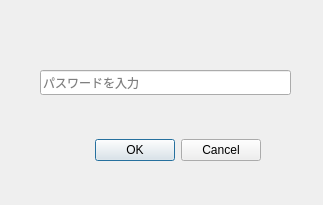
<?xml version="1.0" encoding="UTF-8"?>
<ui version="4.0">
 <class>Dialog_dec_pass</class>
 <widget class="QDialog" name="Dialog_dec_pass">
  <property name="geometry">
   <rect>
    <x>0</x>
    <y>0</y>
    <width>323</width>
    <height>205</height>
   </rect>
  </property>
  <property name="windowTitle">
   <string>Dialog</string>
  </property>
  <widget class="QDialogButtonBox" name="buttonBox">
   <property name="geometry">
    <rect>
     <x>40</x>
     <y>130</y>
     <width>221</width>
     <height>41</height>
    </rect>
   </property>
   <property name="orientation">
    <enum>Qt::Horizontal</enum>
   </property>
   <property name="standardButtons">
    <set>QDialogButtonBox::Cancel|QDialogButtonBox::Ok</set>
   </property>
  </widget>
  <widget class="QLineEdit" name="lineEdit_dec_pass">
   <property name="geometry">
    <rect>
     <x>40</x>
     <y>70</y>
     <width>251</width>
     <height>25</height>
    </rect>
   </property>
   <property name="echoMode">
    <enum>QLineEdit::Password</enum>
   </property>
   <property name="placeholderText">
    <string>パスワードを入力</string>
   </property>
  </widget>
 </widget>
 <resources/>
 <connections>
  <connection>
   <sender>buttonBox</sender>
   <signal>accepted()</signal>
   <receiver>Dialog_dec_pass</receiver>
   <slot>accept()</slot>
   <hints>
    <hint type="sourcelabel">
     <x>248</x>
     <y>254</y>
    </hint>
    <hint type="destinationlabel">
     <x>157</x>
     <y>274</y>
    </hint>
   </hints>
  </connection>
  <connection>
   <sender>buttonBox</sender>
   <signal>rejected()</signal>
   <receiver>Dialog_dec_pass</receiver>
   <slot>reject()</slot>
   <hints>
    <hint type="sourcelabel">
     <x>316</x>
     <y>260</y>
    </hint>
    <hint type="destinationlabel">
     <x>286</x>
     <y>274</y>
    </hint>
   </hints>
  </connection>
 </connections>
</ui>
